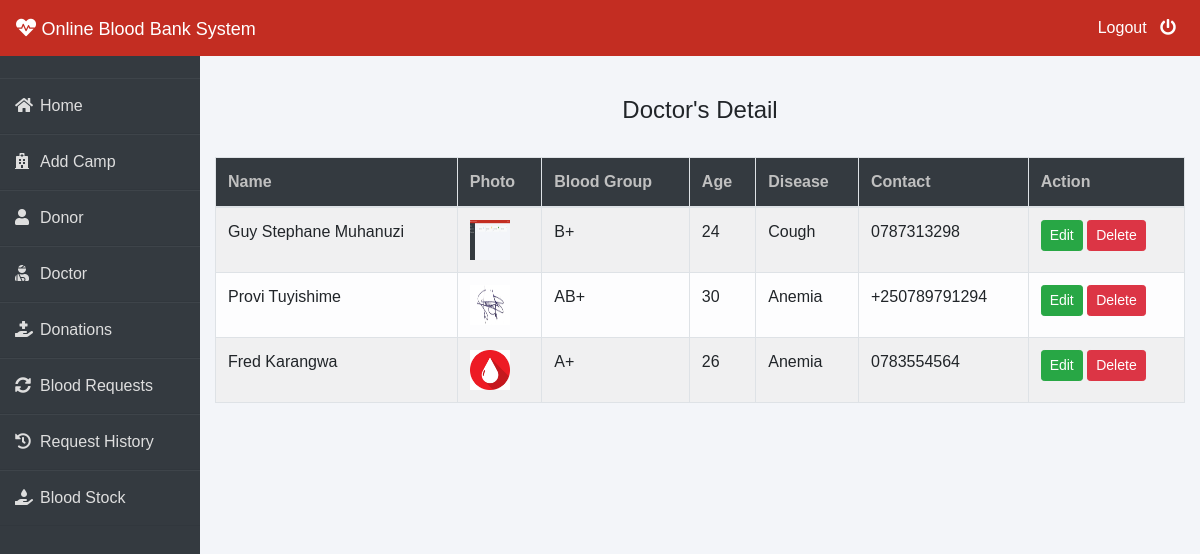
The app's page /admin-patient (signed in), older data.
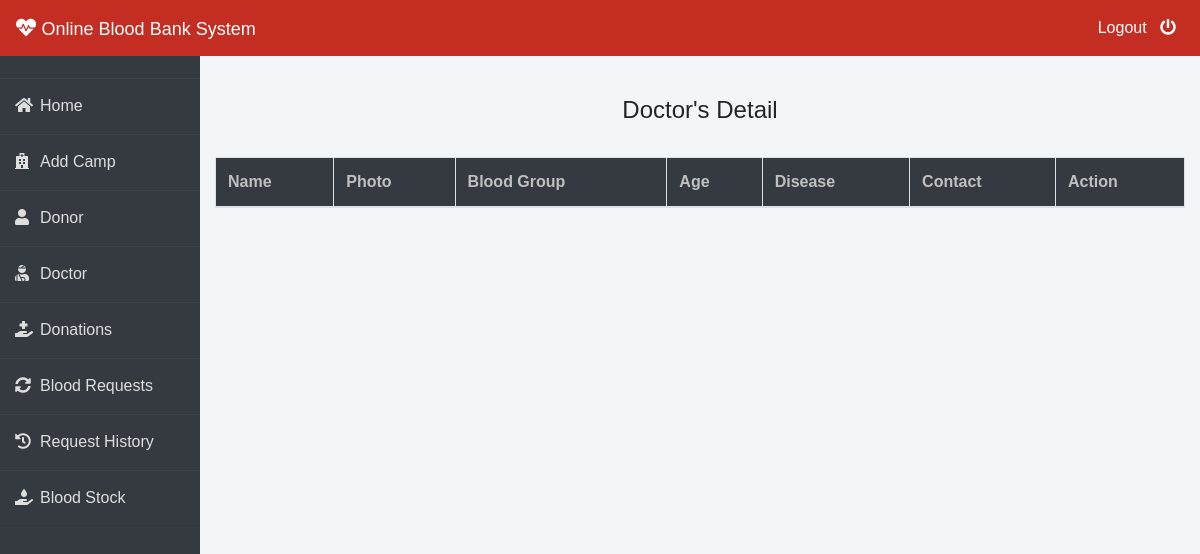
The same page, newer data.
### patient/models.py (models this page shows, shortened)
class Patient(models.Model):
    user=models.OneToOneField(User,on_delete=models.CASCADE)
    profile_pic= models.ImageField(upload_to='profile_pic/Patient/',null=True,blank=True)
    age=models.PositiveIntegerField()
    bloodgroup=models.CharField(max_length=10)
    disease=models.CharField(max_length=100)
    doctorname=models.CharField(max_length=50)
    address = models.CharField(max_length=40)
    mobile = models.CharField(max_length=20,null=False)
    @property
    def get_name(self):
        return self.user.first_name+" "+self.user.last_name

### blood/views.py (the view)
# urls.py: path('admin-patient', views.admin_patient_view,name='admin-patient'),
@login_required(login_url='adminlogin')
def admin_patient_view(request):
    patients = pmodels.Patient.objects.all()
    return render(request, 'blood/admin_patient.html', {'patients': patients})

### templates/blood/admin_patient.html
{% extends 'blood/adminbase.html' %}
{% block content %}
{% load widget_tweaks %}
{%load static%}
<br><br>
<div class="container">
    <H4 class="text-center">Doctor's Detail</H4><br>
    <table class="table table-light table-hover table-bordered table-striped">
        <thead class="bg-dark">
            <tr>
                <th scope="col" style="color: rgb(192, 192, 192);">Name</th>
                <th scope="col" style="color: rgb(192, 192, 192);">Photo</th>
                <th scope="col" style="color: rgb(192, 192, 192);">Blood Group</th>
                <th scope="col" style="color: rgb(192, 192, 192);">Age</th>
                <th scope="col" style="color: rgb(192, 192, 192);">Disease</th>
                <th scope="col" style="color: rgb(192, 192, 192);">Contact</th>
                <th style="color: rgb(192, 192, 192);">Action</th>
            </tr>
        </thead>
        <tbody>
            {% for t in patients %}
            <tr>
                <td> {{t.get_name}}</td>
                <td> <img src="{% static t.profile_pic.url %}" alt="Profile Pic" height="40px" width="40px" /></td>
                <td>{{t.bloodgroup}}</td>
                <td>{{t.age}}</td>
                <td>{{t.disease}}</td>
                <td>{{t.mobile}}</td>
                <td>
                    <button class="btn btn-success btn-sm"><a  style="text-decoration: none;color: white;" href="{% url 'update-patient' t.id  %}">Edit</a> </button>
                    <button class="btn btn-danger btn-sm"><a  style="text-decoration: none;color: white;" href="{% url 'delete-patient' t.id  %}">Delete</a> </button>
                </td>
            </tr>
            {% endfor %}
        </tbody>
    </table>
</div>
{% endblock content %}

### templates/blood/adminbase.html (shortened to what this page needs)
<!DOCTYPE html>
<html lang="en">
{% load static %}
<head>
    <link rel="stylesheet" href="https://maxcdn.bootstrapcdn.com/bootstrap/4.0.0/css/bootstrap.min.css">
    <link rel="stylesheet" href="https://cdnjs.cloudflare.com/ajax/libs/font-awesome/5.14.0/css/all.css">
</head>
<body>
    <nav class="navbar navbar-expand-lg navbar-light fixed-top bg-danger">
        <a style="color:white;" class="navbar-brand" href="/"><i class="fa fa-heartbeat"></i>&nbsp;<font face = "Comic sans MS" size ="4">Online Blood Bank System</font></a>
        <div class="navbar-collapse collapse w-100 order-3 dual-collapse2">
            <ul class="navbar-nav ml-auto">
                <li class="nav-item">
                    <a class="nav-link" style="color: white;" href="/logout">Logout &nbsp; <i class="fas fa-power-off"></i></a>
                </li>
            </ul>
        </div>
      </nav>
<br><br>
<div class="wrapper">
    <div class="sidebar">
        <ul>
            <li><a style="text-decoration:none;" href="/"><i class="fas fa-home"></i>Home</a></li>
            <li><a style="text-decoration:none;" href="{% url 'admin_add_hospital' %}"><i class="fas fa-hospital"></i>Add Camp</a></li>
            <li><a style="text-decoration:none;" href="/admin-donor"><i class="fas fa-user"></i>Donor</a></li>
            <li><a style="text-decoration:none;" href="/admin-patient"><i class="fas fa-user-injured"></i>Doctor</a></li>
            <li><a style="text-decoration:none;" href="/admin-donation"><i class="fas fa-hand-holding-medical"></i>Donations</a></li>
            <li><a style="text-decoration:none;" href="/admin-request"><i class="fas fa-sync-alt"></i>Blood Requests</a></li>
            <li><a style="text-decoration:none;" href="/admin-request-history"><i class="fas fa-history"></i>Request History</a></li>
            <li><a style="text-decoration:none;" href="/admin-blood"><i class="fas fa-hand-holding-water"></i>Blood Stock</a></li>
        </ul>
    </div>
    <div class="main_content">
{% block content %}
{% endblock content %}
    </div>
</div>
</body>
</html>

### templates/blood/adminbase.html (style rules this page uses)
* { margin: 0; padding: 0; box-sizing: border-box; list-style: none; text-decoration: none; font-family: 'Josefin Sans', sans-serif; }
body { background-color: #f3f5f9; }
.bg-danger { background-color: #c32d22!important; }
.wrapper { display: flex; position: relative; }
.wrapper .sidebar { width: 200px; height: 100%; background: #343a40; padding: 30px 0px; position: fixed; }
.wrapper .sidebar ul li { padding: 15px; border-bottom: 1px solid #dedede; border-bottom: 1px solid rgba(0,0,0,0.05); border-top: 1px solid rgba(255,255,255,0.05); }
.wrapper .sidebar ul li a { color: #dedede; display: block; }
.wrapper .sidebar ul li a .fas { width: 25px; }
.wrapper .main_content { width: 100%; margin-left: 200px; }

Row changes from the older to the newer data that the page shows:
removed Patient: get_name "Guy Stephane Muhanuzi", profile_pic (picture), bloodgroup "B+", age "24", disease "Cough", mobile "0787313298"
removed Patient: get_name "Provi Tuyishime", profile_pic (picture), bloodgroup "AB+", age "30", disease "Anemia", mobile "+250789791294"
removed Patient: get_name "Fred Karangwa", profile_pic (picture), bloodgroup "A+", age "26", disease "Anemia", mobile "0783554564"
